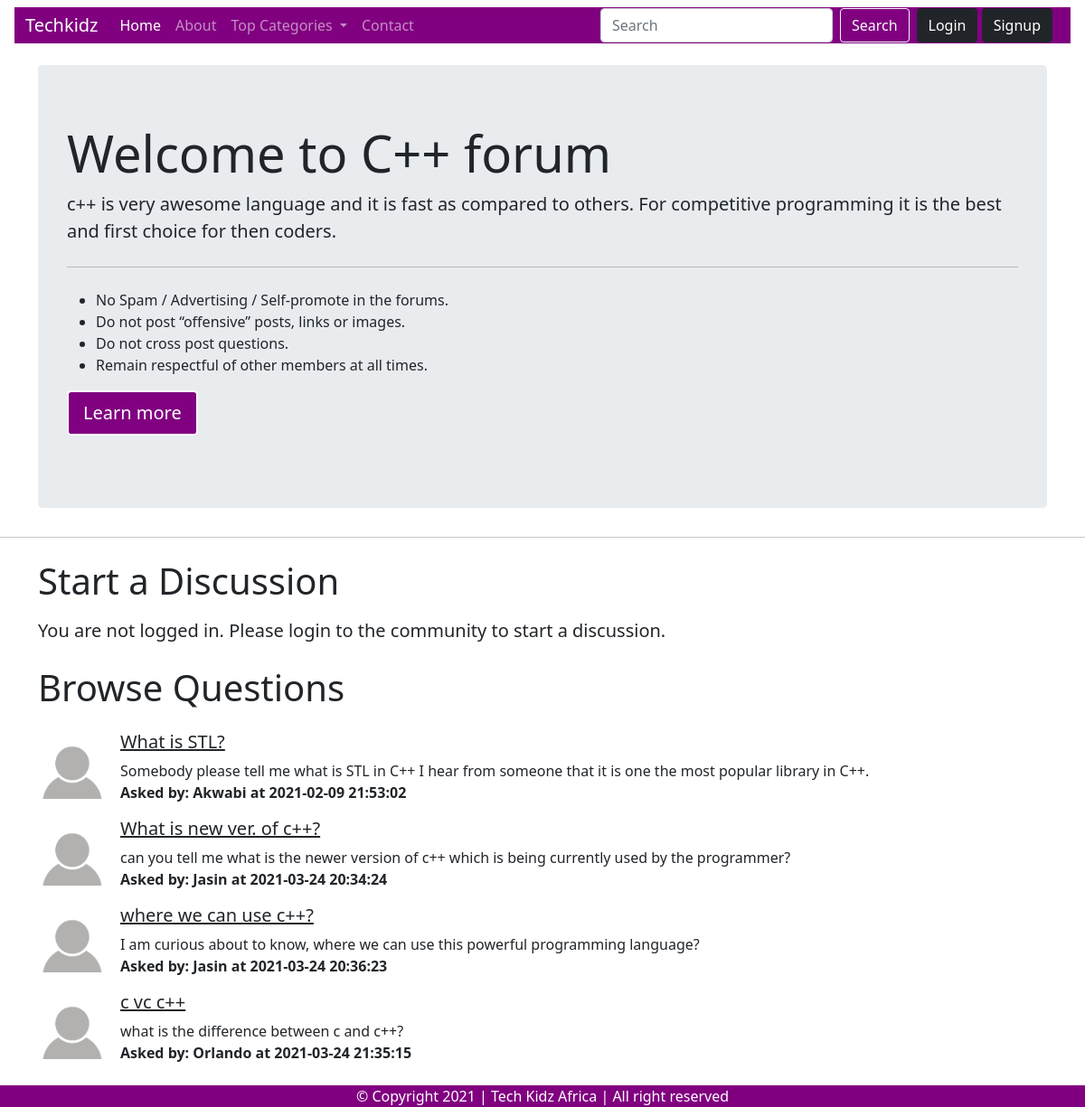
Page /forum/threadList.php?cateid=1 on the committed database.
### tables this page shows
CREATE TABLE `category` (
  `cate_id` int(8) NOT NULL,
  `cate_name` varchar(255) NOT NULL,
  `cate_desc` varchar(255) NOT NULL,
  `created` datetime DEFAULT current_timestamp()
);

CREATE TABLE `threads` (
  `thread_id` int(7) NOT NULL,
  `thread_title` varchar(255) NOT NULL,
  `thread_desc` text NOT NULL,
  `thread_cate_id` int(7) NOT NULL,
  `thread_user_id` int(7) NOT NULL,
  `timestamp` datetime NOT NULL DEFAULT current_timestamp()
);

CREATE TABLE `users` (
  `sno` int(8) NOT NULL,
  `user_email` varchar(30) NOT NULL,
  `user_pass` varchar(255) NOT NULL,
  `timestamp` datetime NOT NULL DEFAULT current_timestamp()
);

### forum/threadList.php (the view, shortened to what this page needs)
<!doctype html>
<html lang="en">
<head>
    <link href="https://cdn.jsdelivr.net/npm/bootstrap@5.0.0-beta1/dist/css/bootstrap.min.css" rel="stylesheet"
>
    <link rel="stylesheet" href="https://maxcdn.bootstrapcdn.com/bootstrap/4.0.0/css/bootstrap.min.css"
>
</head>
<body>
    <?php require "partials/_header.php"; ?>
    <?php
        $id = $_GET['cateid'];
        $sql = "SELECT * FROM `category` WHERE `cate_id` = $id";
        $result = mysqli_query($conn, $sql);
        while($row = mysqli_fetch_assoc($result)){
            $catname = $row['cate_name'];
            $catdesc = $row['cate_desc'];
        }
        ?>
    <div class="container my-3">
        <div class="jumbotron">
            <h1 class="display-4">Welcome to <?php echo $catname ?> forum</h1>
            <p class="lead"> <?php echo $catdesc ?></p>
            <hr class="my-4">
            <p>
            <ul>
                <li>No Spam / Advertising / Self-promote in the forums.</li>
                <li>Do not post “offensive” posts, links or images.</li>
                <li>Do not cross post questions.</li>
                <li>Remain respectful of other members at all times.</li>
            </ul>
            </p>
            <p class="lead">
                <a class="btn btn-primary btn-lg" href="#" role="button" style="background-color:purple; border:2px solid white;">Learn more</a>
            </p>
        </div>
    </div>
    <hr>
    <?php
    if(isset($_SESSION['loggedin']) && $_SESSION['loggedin']==true){
        echo '<div class="container">
        <h1 class="py-2">Start a Discussion</h1>
        <form action="' . $_SERVER["REQUEST_URI"] . '" method="POST">
        <div class="mb-3">
                <label for="title" class="form-label">Problem Title</label>
                <input type="text" class="form-control" id="title" name="title" aria-describedby="emailHelp">
                <div id="hintTitle" class="form-text">Title should be more short and precise.</div>
                <input type="hidden" name="sno" value="' . $_SESSION['sno'] . '">
                </div>
                <div class="mb-3">
                <label for="desc" class="form-label">Ask your concern</label>
                <textarea class="form-control" id="desc" name="desc" rows="3"></textarea>
                </div>
                <button type="submit" class="btn btn-success">Submit</button>
                </form>
                </div>';
        }else{
            echo '<div class="container">
                 <h1 class="py-2">Start a Discussion</h1>
                <p class="lead">You are not logged in. Please login to the community to start a discussion.</p>
                </div>';
        }
    ?>
    <div class="container mb-5">
        <h1 class="py-2">Browse Questions</h1>
        <?php
        $id = $_GET['cateid'];
        $sql = "SELECT * FROM `threads` WHERE `thread_cate_id` = $id";
        $result = mysqli_query($conn, $sql);
        while($row = mysqli_fetch_assoc($result)){
            $id = $row['thread_id'];
            $title = $row['thread_title'];
            $desc = $row['thread_desc'];
            $timestamp = $row['timestamp'];
            $thread_user_id = $row['thread_user_id'];
            $sql2 = "SELECT * FROM `users` WHERE `sno`='$thread_user_id'";
            $result2 = mysqli_query($conn, $sql2);
            $row2 = mysqli_fetch_assoc($result2);
        echo '<div class="media my-3 ">
            <img class="mr-3" src="img/user.png" height="75px" alt="Generic placeholder image">
            <div class="media-body">
            <h5 class="mt-0"><a class="text-dark" href="thread.php?threadid='. $id .'">' . $title . '</a></h5>
            ' . $desc . '
            <p class="mb-0"><b>Asked by: ' . $row2['user_email'] . ' at ' . $timestamp . '</b></p>
            </div>
        </div>';
        }
        ?>
    </div>
    <?php require "partials/_footer.php"; ?>
    <link href="https://cdn.jsdelivr.net/npm/bootstrap@5.0.0-beta1/dist/css/bootstrap.min.css" rel="stylesheet"
>
</body>
</html>

### forum/partials/_header.php (shortened to what this page needs)
<?php
echo '<nav class="navbar navbar-expand-lg navbar-dark" >
<div class="container-fluid" style="background-color:purple">
  <a class="navbar-brand" href="/forum">Techkidz</a>
  <button class="navbar-toggler" type="button" data-bs-toggle="collapse" data-bs-target="#navbarSupportedContent" aria-controls="navbarSupportedContent" aria-expanded="false" aria-label="Toggle navigation">
    <span class="navbar-toggler-icon"></span>
  </button>
  <div class="collapse navbar-collapse" id="navbarSupportedContent">
    <ul class="navbar-nav me-auto mb-2 mb-lg-0">
      <li class="nav-item">
        <a class="nav-link active" aria-current="page" href="/forum">Home</a>
      </li>
      <li class="nav-item">
        <a class="nav-link" href="about.php">About</a>
      </li>
      <li class="nav-item dropdown">
        <a class="nav-link dropdown-toggle" href="#" id="navbarDropdown" role="button" data-bs-toggle="dropdown" aria-expanded="false">
          Top Categories
        </a>
        <ul class="dropdown-menu" aria-labelledby="navbarDropdown">';
            echo '</ul>
            </li>
            <li class="nav-item">
        <a class="nav-link" href="contact.php" >Contact </a>
      </li>
      </ul>';
      if(isset($_SESSION['loggedin']) && $_SESSION['loggedin']==true){
        echo '<form class="d-flex" method="get" action="search.php">
        <input class="form-control me-2" name="search" type="search" placeholder="Search" aria-label="Search">
        <button class="btn btn-outline-light" type="submit">Search</button>
        <h5 class="text-light mx-2 mt-2 mb-0 text-nowrap"> Welcome, ' . $_SESSION['useremail'] .'</h5>
        <a href="partials/_logout.php" class="btn btn-dark">Logout</a></form>';
      }else{
        echo '<form class="d-flex">
          <input class="form-control me-2" type="search" placeholder="Search" aria-label="Search">
          <button class="btn btn-outline-light" type="submit">Search</button>
        </form>
        <div class="mx-2">
          <button class="btn btn-dark" data-bs-toggle="modal" data-bs-target="#loginModal">Login</button>
          <button class="btn btn-dark" data-bs-toggle="modal" data-bs-target="#signupModal">Signup</button>
        </div>';
      }
  echo '</div>
        </div>
        </nav>';
?>

### forum/partials/_footer.php
<div class="fixed-bottom container-fluid" style="background-color:purple">
<p class="text-center mb-0" style="color:white">© Copyright 2021 | Tech Kidz Africa | All right reserved</p>
</div>

### rows in the picture
category: cate_name "C++", cate_desc "c++ is very awesome language and it is fast as compared to others. For competitive programming it is the best and first choice for then coders."
threads: thread_title "What is STL?", thread_desc "Somebody please tell me what is STL in C++ I hear from someone that it is one the most popular library in C++.", users.user_email "Akwabi", timestamp "2021-02-09 21:53:02"
threads: thread_title "What is new ver. of c++?", thread_desc "can you tell me what is the newer version of c++ which is being currently used by the programmer?", users.user_email "Jasin", timestamp "2021-03-24 20:34:24"
threads: thread_title "where we can use c++?", thread_desc "I am curious about to know, where we can use this powerful programming language?", users.user_email "Jasin", timestamp "2021-03-24 20:36:23"
threads: thread_title "c vc c++", thread_desc "what is the difference between c and c++?", users.user_email "Orlando", timestamp "2021-03-24 21:35:15"
